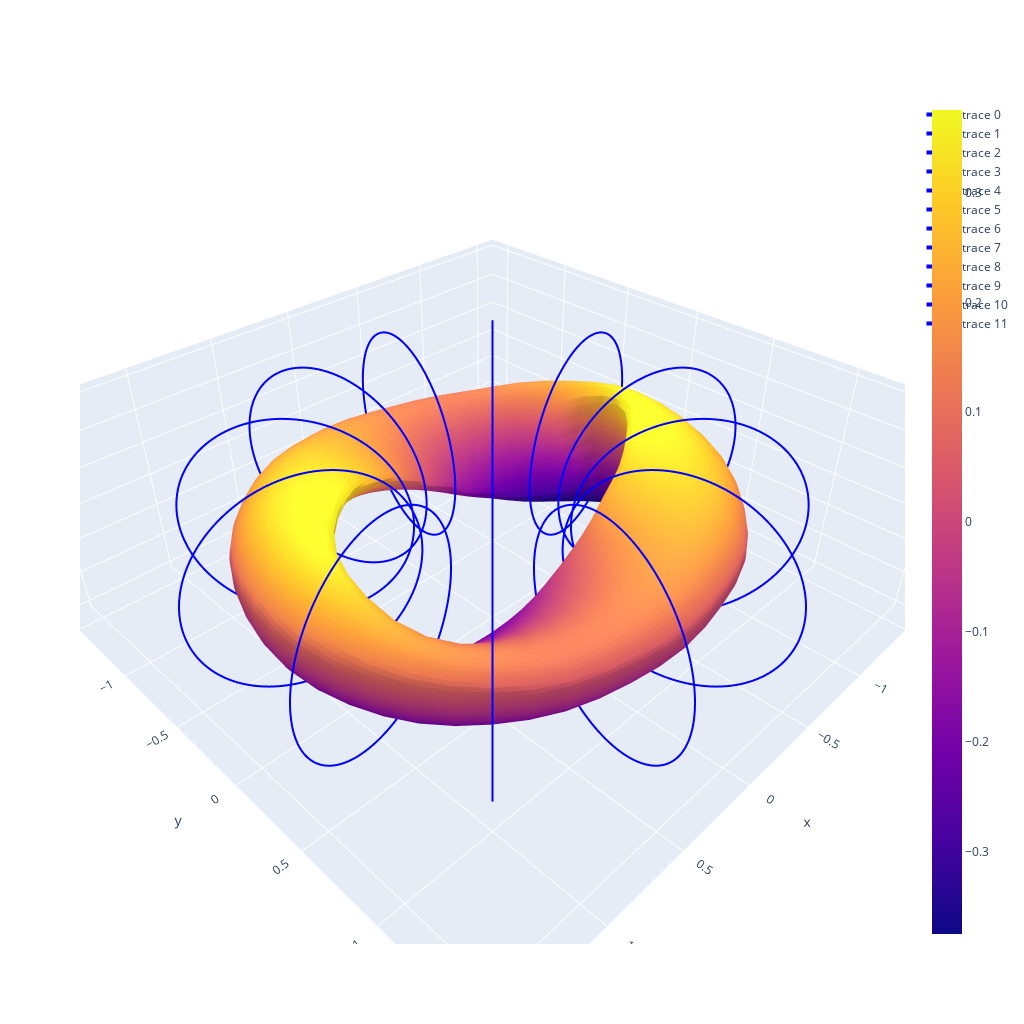

The notebook cell this image was saved under:
### Code cell
import matplotlib.pyplot as plt
import numpy as np
from simsopt._core import load
from simsopt.geo import plot, MeanSquaredCurvature, CurveSurfaceDistance, CurveCurveDistance, LpCurveCurvature
from simsopt.geo import SurfaceRZFourier, create_equally_spaced_curves, \
    CurveLength, curves_to_vtk, CurveCWSFourier, ArclengthVariation
from simsopt.field import Current, coils_via_symmetries, BiotSavart
from simsopt.objectives import SquaredFlux, QuadraticPenalty
from scipy.optimize import minimize

res = load(f'serial0021326.json')

MAXITER = 200
quadpoints = 300
USE_PRESIM = False
USE_CWS = True

major_R = 1
minor_r = 0.5 #parameter search
ncoils = 3
order = 3
nfp_coils = 1
current_0  = 1
current_mult = 1e5
FIX_ONE_CURRENT = True



nphi = 48
ntheta = 48
s = SurfaceRZFourier.from_vmec_input('input', range="full torus", nphi=nphi, ntheta=ntheta)

##creating coils and currents:
#if USE_PRESIM:
#    coils_presim = res[1]
#    surface = res[0][-1]
#    base_curves = [x.curve for x in coils_presim]
#    base_currents = [x.current for x in coils_presim]
#    base_currents[0].fix_all()
#else:
#    base_curves = create_equally_spaced_curves(ncoils, s.nfp, stellsym=True, R0=1, R1=0.6, order=order)
#    base_currents = [Current(current_0) for i in range(ncoils)]
#    if FIX_ONE_CURRENT:
#        base_currents[0].fix_all()

if USE_CWS:
    theta_linspace = np.linspace(0, 1, ntheta, endpoint=True)
    phi_linspace = np.linspace(0, 1, nphi, endpoint=True)
    # currently don't know what this does, most likely only extension away from plasma
    # this could be necessary if the CWS is more complicated and is generated from a stage I 
    # ext_via_normal_factor = 0.2565
    #ext_via_normal_factor = 0.1482   
    #cws.extend_via_normal(ext_via_normal_factor)
    #0.25216216216216214
    # CREATE COIL WINDING SURFACE SURFACE
    cws = SurfaceRZFourier(nfp=nfp_coils,stellsym=True)
    cws.set_rc(0,0,major_R)
    cws.set_rc(major_R,0,minor_r+0.1)
    cws.set_zs(major_R,0,minor_r+0.1)

    # CREATE CURVES + COILS     
    base_curves = []
    for i in range(ncoils):
        curve_cws = CurveCWSFourier(
            mpol=cws.mpol,
            ntor=cws.ntor,
            idofs=cws.x,
            quadpoints=quadpoints,
            order=order,
            nfp=nfp_coils,
            stellsym=cws.stellsym,
        )
        angle = (i + 0.5)*(2 * np.pi)/((2) * s.nfp * ncoils)
        curve_dofs = np.zeros(len(curve_cws.get_dofs()),)
        curve_dofs[0] = 1
        curve_dofs[2*order+2] = 0
        curve_dofs[2*order+3] = angle
        curve_cws.set_dofs(curve_dofs)
        curve_cws.fix(0)
        curve_cws.fix(2*order+2)
        base_curves.append(curve_cws)
    base_currents = [Current(current_0)*current_mult for i in range(ncoils)]
    if FIX_ONE_CURRENT:
        base_currents[0].fix_all()
   


coils = coils_via_symmetries(base_curves, base_currents, nfp_coils*2, True)
curves = [c.curve for c in coils]

fig = plot(coils + [s] , engine="plotly", close=True, show=False)
fig.update_layout(
    autosize=False,
    width=1024,
    height=1024,)
fig.show()

bs = BiotSavart(coils)
bs.set_points(s.gamma().reshape((-1, 3)))

B_dot_n = np.sum(bs.B().reshape((nphi, ntheta, 3)) * s.unitnormal(), axis=2)
print('Initial max|B dot n|:', np.max(np.abs(B_dot_n)))

### Figure 1 — Plotly figure (JSON) as saved in the notebook; plotly's stock layout.template omitted (floating-point values rounded to 4 significant figures; data arrays with more than 128 entries replaced by an {"elided": "..."} marker saying what was removed)
{"data": [{"line": {"color": "blue", "width": 4}, "mode": "lines", "type": "scatter3d", "x": {"elided": "301 float values"}, "y": {"elided": "301 float values"}, "z": {"elided": "301 float values"}}, {"line": {"color": "blue", "width": 4}, "mode": "lines", "type": "scatter3d", "x": {"elided": "301 float values"}, "y": {"elided": "301 float values"}, "z": {"elided": "301 float values"}}, {"line": {"color": "blue", "width": 4}, "mode": "lines", "type": "scatter3d", "x": {"elided": "301 float values"}, "y": {"elided": "301 float values"}, "z": {"elided": "301 float values"}}, {"line": {"color": "blue", "width": 4}, "mode": "lines", "type": "scatter3d", "x": {"elided": "301 float values"}, "y": {"elided": "301 float values"}, "z": {"elided": "301 float values"}}, {"line": {"color": "blue", "width": 4}, "mode": "lines", "type": "scatter3d", "x": {"elided": "301 float values"}, "y": {"elided": "301 float values"}, "z": {"elided": "301 float values"}}, {"line": {"color": "blue", "width": 4}, "mode": "lines", "type": "scatter3d", "x": {"elided": "301 float values"}, "y": {"elided": "301 float values"}, "z": {"elided": "301 float values"}}, {"line": {"color": "blue", "width": 4}, "mode": "lines", "type": "scatter3d", "x": {"elided": "301 float values"}, "y": {"elided": "301 float values"}, "z": {"elided": "301 float values"}}, {"line": {"color": "blue", "width": 4}, "mode": "lines", "type": "scatter3d", "x": {"elided": "301 float values"}, "y": {"elided": "301 float values"}, "z": {"elided": "301 float values"}}, {"line": {"color": "blue", "width": 4}, "mode": "lines", "type": "scatter3d", "x": {"elided": "301 float values"}, "y": {"elided": "301 float values"}, "z": {"elided": "301 float values"}}, {"line": {"color": "blue", "width": 4}, "mode": "lines", "type": "scatter3d", "x": {"elided": "301 float values"}, "y": {"elided": "301 float values"}, "z": {"elided": "301 float values"}}, {"line": {"color": "blue", "width": 4}, "mode": "lines", "type": "scatter3d", "x": {"elided": "301 float values"}, "y": {"elided": "301 float values"}, "z": {"elided": "301 float values"}}, {"line": {"color": "blue", "width": 4}, "mode": "lines", "type": "scatter3d", "x": {"elided": "301 float values"}, "y": {"elided": "301 float values"}, "z": {"elided": "301 float values"}}, {"type": "surface", "x": {"elided": "49x49 float values"}, "y": {"elided": "49x49 float values"}, "z": {"elided": "49x49 float values"}}], "layout": {"autosize": false, "height": 1024, "scene": {"aspectmode": "data", "aspectratio": {"x": 1.371, "y": 1.371, "z": 0.5322}}, "width": 1024}}
